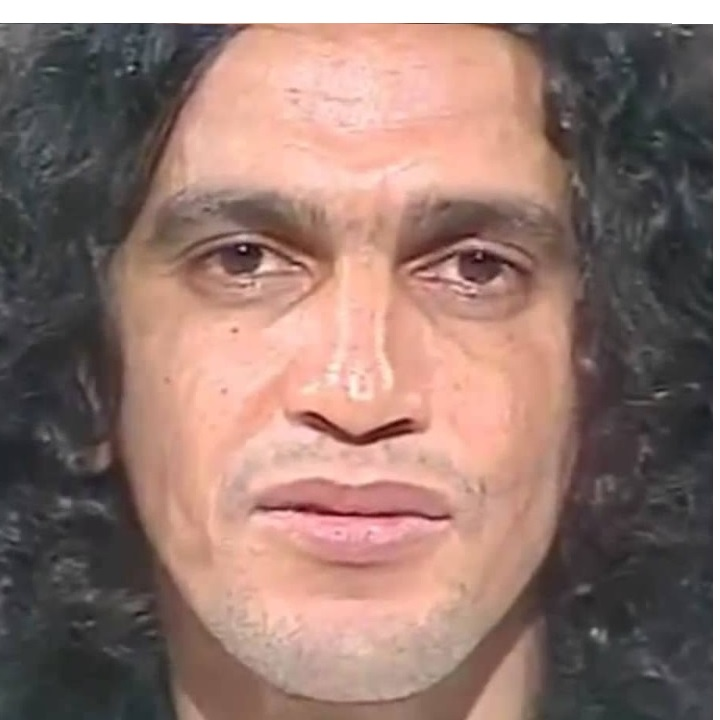
#> input picture Tarefa 3/caetano.jpg, 720 x 720 px
$ python 05.py
#> lines starting #> are read from the running program, lines starting #| are printed output that depends on the picture
import cv2
import numpy as np
from matplotlib import pyplot as plt

caetano = cv2.imread("caetano.jpg")
#> caetano is the input picture: shape (720, 720, 3); mean B, G, R 111.9, 119.9, 147.7
chico = cv2.imread("chico.jpg")
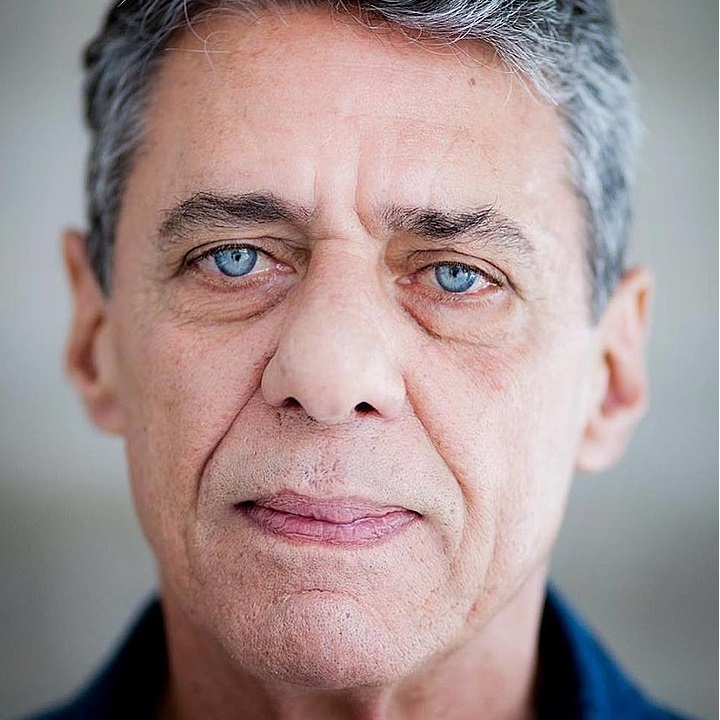
#> input picture Tarefa 3/chico.jpg, 720 x 720 px
#> chico is the input picture: shape (720, 720, 3); mean B, G, R 144.7, 145.4, 164.3

caetachico = cv2.addWeighted(chico, 0.5, caetano, 0.5, 0)
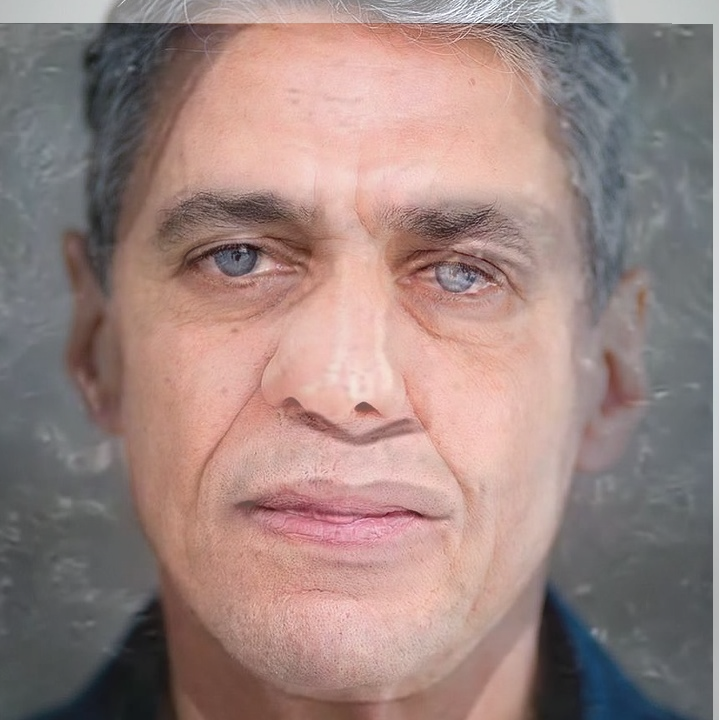
#> caetachico: shape (720, 720, 3); mean B, G, R 128.3, 132.6, 156

caetachico = cv2.cvtColor(caetachico, cv2.COLOR_BGR2RGB)
plt.imshow(caetachico)
plt.show()
